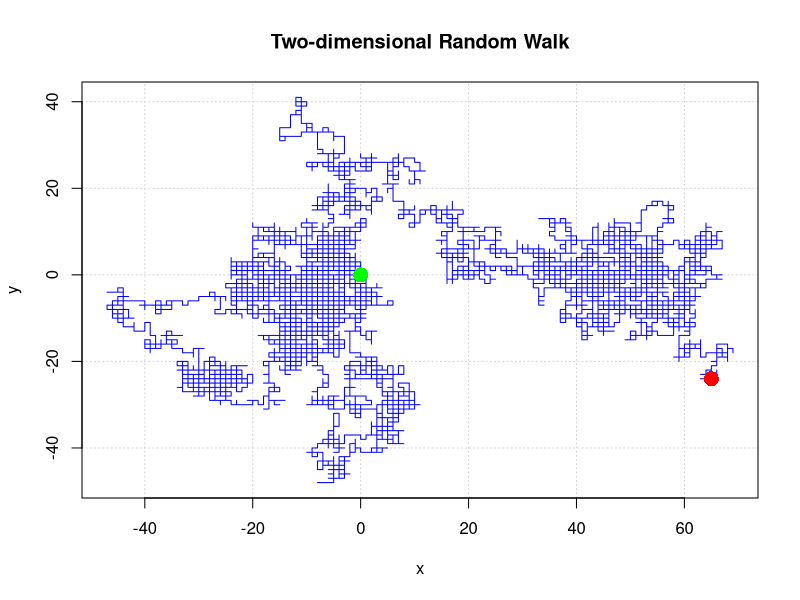

Source code (R):
#specifying number of steps
nsteps<- 10000

#specifying seed
set.seed(607335)
  
#defining walk as matrix
walk<- matrix(NA, nrow=nsteps, ncol=2)

#setting starting point
walk[1,]<- c(0,0)

#defining random steps
rstep<- matrix(c(1, 0, -1, 0, 0, 1, 0, -1), 
nrow=4, ncol=2, byrow=TRUE)

#simulating trajectories
for (i in 2:nsteps) 
walk[i,]<- walk[i-1,] + rstep[sample(1:4, size=1),]

#plotting trajectories
plot(x=walk[,1],y=walk[,2], main="Two-dimensional Random Walk",
type="l", col="blue", xlim=range(walk[,1]), 
ylim=range(walk[,2]), xlab="x", ylab="y", panel.first=grid())

#adding starting point
points(cbind(walk[1,1], walk[1,2]), pch=16, col="green", cex=2)

#adding ending point
points(cbind(walk[nsteps,1],walk[nsteps,2]), pch=16, col="red", cex=2)

